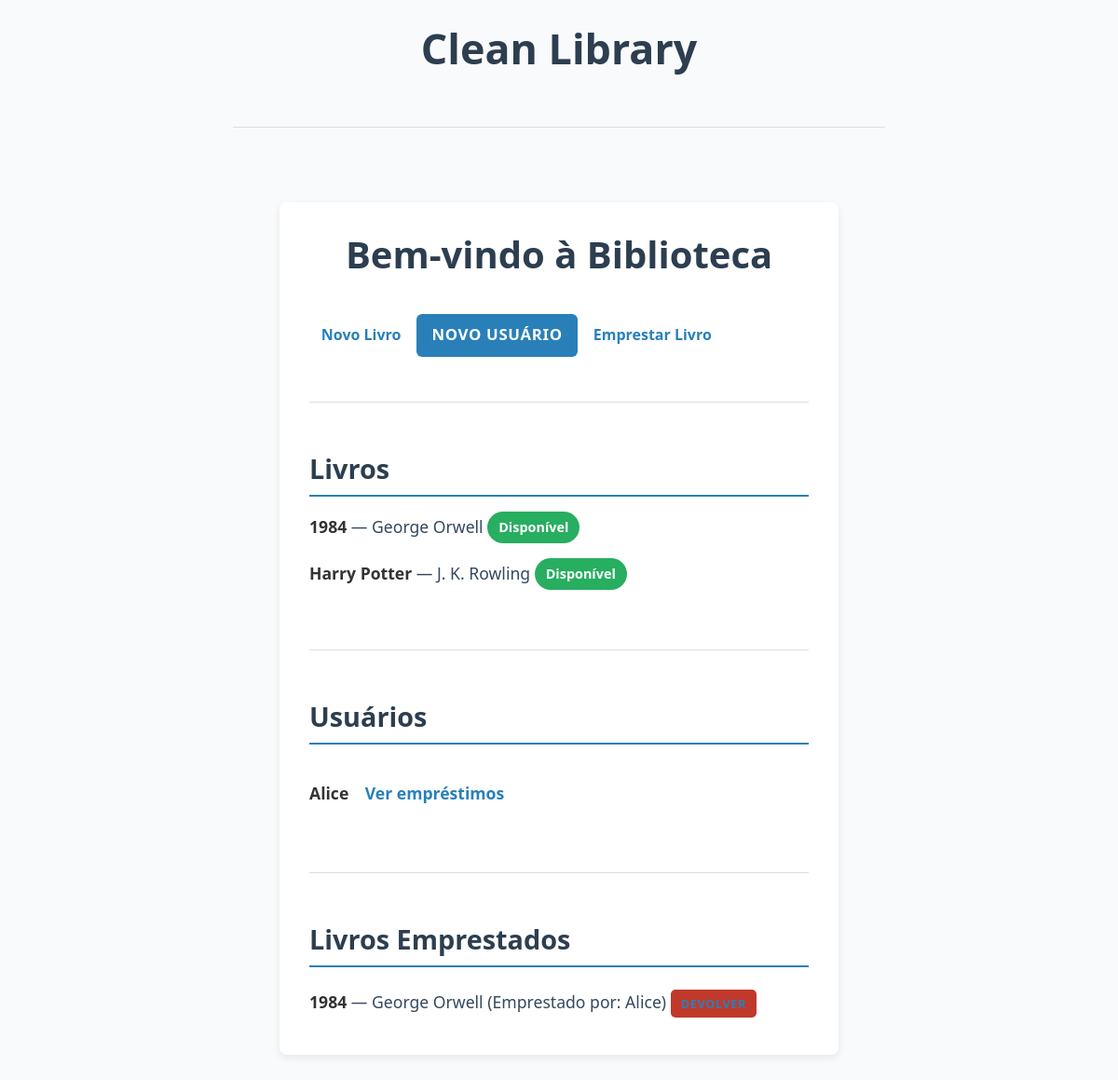
The app's page /, older data.
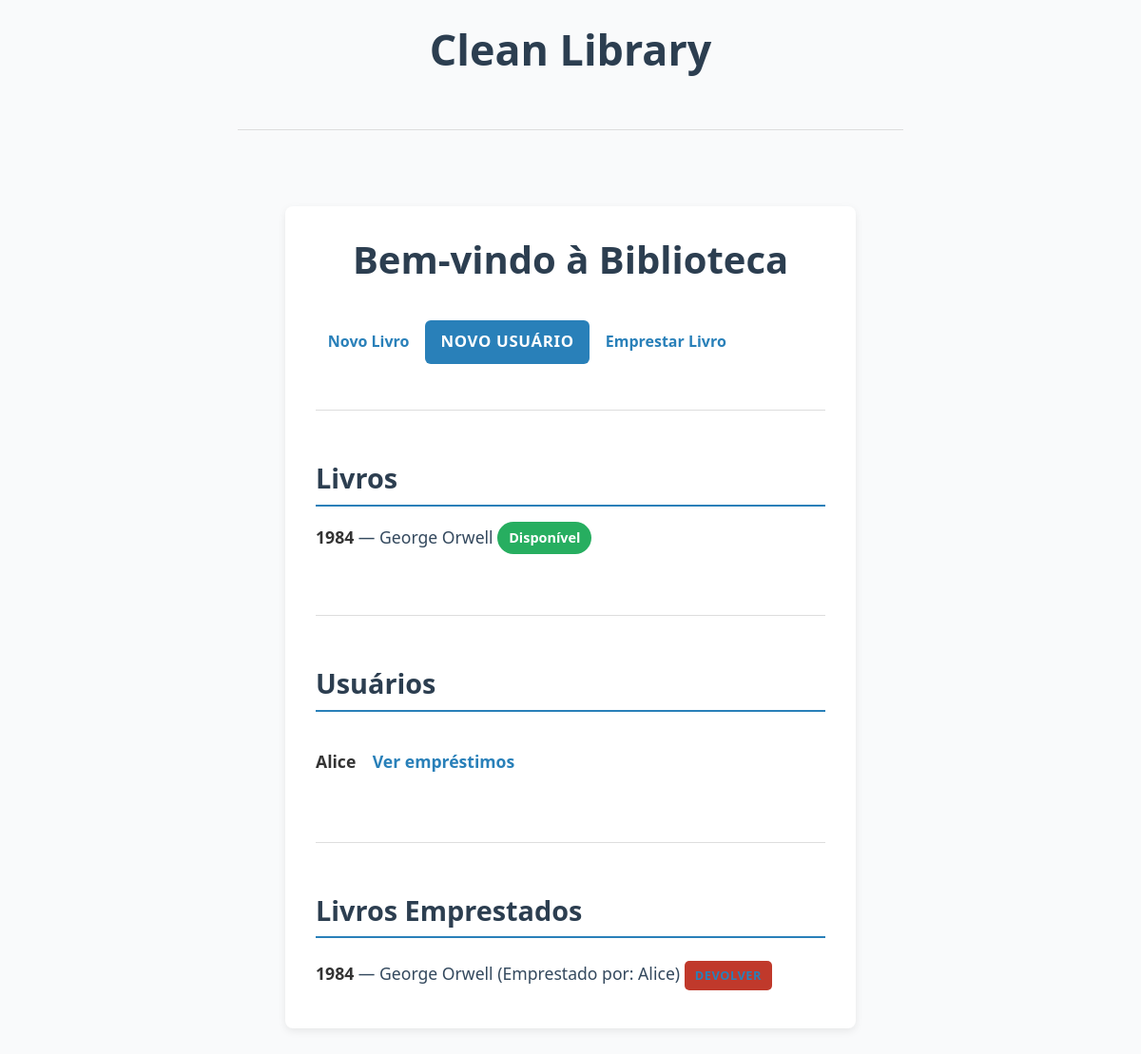
The same page, newer data.
### tables this page shows
CREATE TABLE books (
    id INTEGER PRIMARY KEY AUTOINCREMENT,
    title TEXT NOT NULL,
    author TEXT NOT NULL,
    available BOOLEAN NOT NULL DEFAULT 1
);

CREATE TABLE users (
    id INTEGER PRIMARY KEY AUTOINCREMENT,
    name TEXT NOT NULL
);

### app/main.py (the view)
@app.route('/', methods=["GET"])
def home():
    books = list_books(book_repo)
    users = list_users(user_repo)
    loans = []
    for user in users:
        borrowed_books = list_books_for_user(loan_repo, user.id)
        for book in borrowed_books:
            loans.append({
                'book_id': book['id'],
                'title': book['title'],
                'author': book['author'],
                'user_name': user.name,
                'user_id': user.id,
            })
    return render_template('index.html', books=books, users=users, loans=loans)

### infra/db/database.py (called while the page is built)
def get_db_connection():
    conn = sqlite3.connect(DB_PATH)
    conn.row_factory = sqlite3.Row
    return conn

### infra/repositories/book_repository_sqlite.py (called while the page is built)
    def list_all(self) -> List[Book]:
        conn = get_db_connection()
        rows = conn.execute("SELECT * FROM books").fetchall()
        conn.close()
        return [Book(id=row["id"], title=row["title"], author=row["author"], available=bool(row["available"])) for row in rows]

### infra/repositories/loan_repository_sqlite.py (called while the page is built)
    def list_books_for_user(self, user_id: int) -> List[Mapping[str, Any]]:
        conn = get_db_connection()
        rows = conn.execute(
            """
            SELECT b.id, b.title, b.author, b.available
            FROM loans l
            JOIN books b ON b.id = l.book_id
            WHERE l.user_id = ?
            """,
            (user_id,),
        ).fetchall()
        conn.close()
        return rows

### infra/repositories/user_repository_sqlite.py (called while the page is built)
    def list_all(self) -> List[User]:
        conn = get_db_connection()
        rows = conn.execute("SELECT * FROM users").fetchall()
        conn.close()
        return [User(id=row["id"], name=row["name"]) for row in rows]

### use_cases/list_books.py (called while the page is built)
def list_books(repo: BookRepository) -> List[Book]:
    return repo.list_all()

### use_cases/list_user_loans.py (called while the page is built)
def list_books_for_user(loan_repo: LoanRepository, user_id: int) -> List[Mapping[str, Any]]:
    return loan_repo.list_books_for_user(user_id)

### use_cases/list_users.py (called while the page is built)
def list_users(repo: UserRepository) -> List[User]:
    return repo.list_all()

### app/templates/index.html (shortened to what this page needs)
{% extends 'base.html' %}
{% block content %}
<h1>Bem-vindo à Biblioteca</h1>
<div class="btn-group" role="group">
    <a href="{{ url_for('books.create') }}" class="btn btn-success">Novo Livro</a>
    <a href="{{ url_for('users.create') }}" class="btn btn-primary">Novo Usuário</a>
    <a href="{{ url_for('users.home') }}" class="btn btn-info">Emprestar Livro</a>
</div>
<hr>
<h2>Livros</h2>
{% if books %}
    <ul>
        {% for book in books %}
            <li>
                <a href="{{ url_for('books.edit', book_id=book['id']) }}">
                    <strong>{{ book['title'] }}</strong>
                </a> — {{ book['author'] }}
                <span class="badge {% if book['available'] %}badge-success{% else %}badge-danger{% endif %}">
                    {% if book['available'] %}Disponível{% else %}Emprestado{% endif %}
                </span>
            </li>
        {% endfor %}
    </ul>
{% else %}
    <p>Nenhum livro cadastrado.</p>
{% endif %}
<hr>
<h2>Usuários</h2>
{% if users %}
    <ul>
        {% for user in users %}
            <li>
                <a href="{{ url_for('users.edit', user_id=user.id) }}">
                    <strong>{{ user['name'] }}</strong>
                </a>
                <a href="{{ url_for('users.user', user_id=user.id) }}" class="btn btn-info btn-sm">Ver empréstimos</a>
            </li>
        {% endfor %}
    </ul>
{% else %}
    <p>Nenhum usuário cadastrado.</p>
{% endif %}
<hr>
<h2>Livros Emprestados</h2>
{% if loans %}
    <ul>
        {% for loan in loans %}
            <li>
                <strong>{{ loan['title'] }}</strong> — {{ loan['author'] }} (Emprestado por: {{ loan['user_name'] }})
                <a href="{{ url_for('users.return_book_route', user_id=loan['user_id'], book_id=loan['book_id']) }}" class="btn btn-danger btn-sm">Devolver</a>
            </li>
        {% endfor %}
    </ul>
{% else %}
    <p>Não há livros emprestados no momento.</p>
{% endif %}
{% endblock %}

### app/templates/base.html (shortened to what this page needs)
<!DOCTYPE html>
<html lang="pt-BR">
<head>
    <link rel="stylesheet" href="{{ url_for('static', filename='css/style.css') }}">
</head>
<body>
    <header>
        <h1>Clean Library</h1>
        <hr>
    </header>
    <div class="container">
        {% block content %} {% endblock %}
    </div>
</body>
</html>

### app/static/css/style.css (style rules this page uses)
* { box-sizing: border-box; margin: 0; padding: 0; font-family: 'Segoe UI', Tahoma, Geneva, Verdana, sans-serif; color: #333; }
body { background: #f9fafb; line-height: 1.6; padding: 1rem; min-height: 100vh; display: flex; flex-direction: column; align-items: center; }
header { text-align: center; margin-bottom: 2rem; width: 100%; max-width: 700px; }
header h1 { font-weight: 900; font-size: 2.8rem; color: #2c3e50; margin-bottom: 0.5rem; }
h2 { font-size: 1.8rem; color: #34495e; margin-bottom: 1rem; border-bottom: 2px solid #2980b9; padding-bottom: 0.3rem; }
hr { border: none; height: 1px; background: #ddd; width: 100%; max-width: 700px; margin: 3rem 0; }
.badge { display: inline-block; padding: 0.35rem 0.75rem; border-radius: 20px; font-weight: 700; font-size: 0.9rem; color: white; user-select: none; }
.badge-success { background-color: #27ae60; }
.btn-primary { background: #2980b9; color: white; padding: 0.65rem 1rem; border: none; border-radius: 6px; font-weight: 700; font-size: 1.05rem; cursor: pointer; text-transform: uppercase; letter-spacing: 0.04em; transition: background-color 0.3s ease; }
a.btn { display: inline-block; margin-top: 1rem; color: #2980b9; text-decoration: none; font-weight: 600; padding: 0.4rem 0.8rem; border-radius: 5px; transition: background-color 0.3s ease, color 0.3s ease; }
.btn-danger { background-color: #c0392b; color: white; padding: 0.5rem 1rem; border: none; border-radius: 6px; font-weight: 700; font-size: 0.9rem; cursor: pointer; text-transform: uppercase; letter-spacing: 0.04em; transition: background-color 0.3s ease; margin-top: 0.8rem; align-self: flex-start; }
.btn-danger.btn-sm { padding: 0.3rem 0.7rem; font-size: 0.8rem; border-radius: 5px; margin-top: 0.5rem; }
.container { background: #fff; border-radius: 8px; box-shadow: 0 3px 8px rgba(0,0,0,0.08); padding: 1.5rem 2rem; margin-bottom: 2rem; width: 100%; max-width: 600px; transition: box-shadow 0.3s ease; }
h1, h2 { color: #2c3e50; margin-bottom: 1rem; font-weight: 900; }
h1 { font-size: 2.5rem; text-align: center; }
h2 { font-size: 1.8rem; border-bottom: 2px solid #2980b9; padding-bottom: 0.3rem; }
ul { list-style-type: none; padding-left: 0; }
li { margin-bottom: 1rem; font-size: 1.1rem; color: #34495e; }
a { color: #2980b9; text-decoration: none; font-weight: 600; transition: color 0.3s ease, background-color 0.3s ease; }
button, .btn-primary { background: #2980b9; color: #fff; border: none; padding: 0.6rem 1rem; border-radius: 6px; font-weight: 700; text-transform: uppercase; letter-spacing: 0.04em; cursor: pointer; transition: background-color 0.3s ease; font-size: 1.05rem; }
.badge { display: inline-block; padding: 0.35rem 0.75rem; border-radius: 20px; font-weight: 700; font-size: 0.9rem; color: white; user-select: none; cursor: pointer; transition: background-color 0.3s ease; }
a.btn.btn-primary { background-color: #2980b9; color: white; padding: 0.6rem 1rem; border-radius: 6px; font-weight: 700; text-transform: uppercase; letter-spacing: 0.04em; transition: background-color 0.3s ease, color 0.3s ease; display: inline-block; text-align: center; }
ul { list-style: none; padding: 0; margin: 0; margin: 0; }
li { display: inline-block; margin-right: 16px; }

Row changes from the older to the newer data that the page shows:
removed books: title "Harry Potter", author "J. K. Rowling", available "Disponível"
